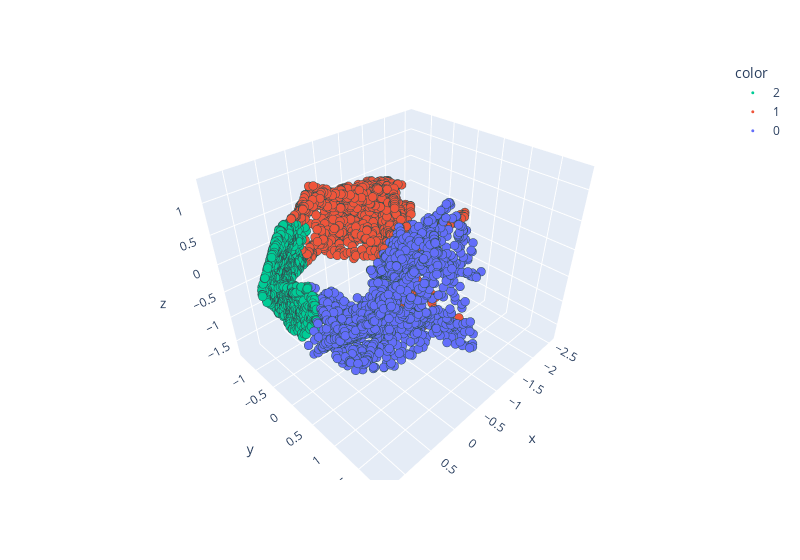

Write notebook code for a chart like this one.
### Code cell
with torch.no_grad():
    plot_inputs = x_proj_obs @ torch.linalg.matrix_power(autoencoder.koopman_weights.T, k_steps)
    plot_labels = dataset.labels.clone().detach().squeeze().numpy()

pca_engine = PCA(n_components=3)
reduced = pca_engine.fit_transform(plot_inputs)
scatter(x=reduced[:, 0], y=reduced[:, 1], z=reduced[:, 2], labels=plot_labels)

### Figure 1 — Plotly figure (JSON) as saved in the notebook; plotly's stock layout.template omitted (floating-point values rounded to 4 significant figures; data arrays with more than 128 entries replaced by an {"elided": "..."} marker saying what was removed)
{"data": [{"hovertemplate": "color=2<br>x=%{x}<br>y=%{y}<br>z=%{z}<extra></extra>", "legendgroup": "2", "marker": {"color": "#00CC96", "line": {"color": "DarkSlateGrey", "width": 0.0001}, "size": 3, "symbol": "circle"}, "mode": "markers", "name": "2", "scene": "scene", "showlegend": true, "type": "scatter3d", "x": {"elided": "1617 float values"}, "y": {"elided": "1617 float values"}, "z": {"elided": "1617 float values"}}, {"hovertemplate": "color=1<br>x=%{x}<br>y=%{y}<br>z=%{z}<extra></extra>", "legendgroup": "1", "marker": {"color": "#EF553B", "line": {"color": "DarkSlateGrey", "width": 0.0001}, "size": 3, "symbol": "circle"}, "mode": "markers", "name": "1", "scene": "scene", "showlegend": true, "type": "scatter3d", "x": {"elided": "1702 float values"}, "y": {"elided": "1702 float values"}, "z": {"elided": "1702 float values"}}, {"hovertemplate": "color=0<br>x=%{x}<br>y=%{y}<br>z=%{z}<extra></extra>", "legendgroup": "0", "marker": {"color": "#636EFA", "line": {"color": "DarkSlateGrey", "width": 0.0001}, "size": 3, "symbol": "circle"}, "mode": "markers", "name": "0", "scene": "scene", "showlegend": true, "type": "scatter3d", "x": {"elided": "1681 float values"}, "y": {"elided": "1681 float values"}, "z": {"elided": "1681 float values"}}], "layout": {"legend": {"title": {"text": "color"}, "tracegroupgap": 0}, "margin": {"t": 60}, "scene": {"domain": {"x": [0, 1], "y": [0, 1]}, "xaxis": {"title": {"text": "x"}}, "yaxis": {"title": {"text": "y"}}, "zaxis": {"title": {"text": "z"}}}, "showlegend": true, "width": 800}}
